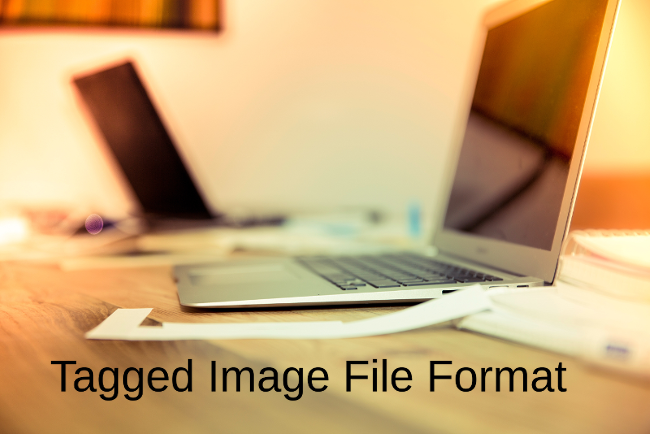
%> input picture emily.tiff.tiff, 650 x 434 px
$ octave WeekFive.m   (GNU Octave 9; MATLAB toolbox functions it lacks are replaced by stand-ins)
%> lines starting %> are read from the running program, lines starting %| are printed output that depends on the picture
%%%%%%%%%%% WEEK 5 %%%%%%%%%%%%%%%%

%import the image

A = imread('emily.tiff.tiff');

% my tiff image from the internet gave me 4 images, I'll convert A so it
% only gives me the first one (i.e I want the first matrix)

A = A(:,:,1);
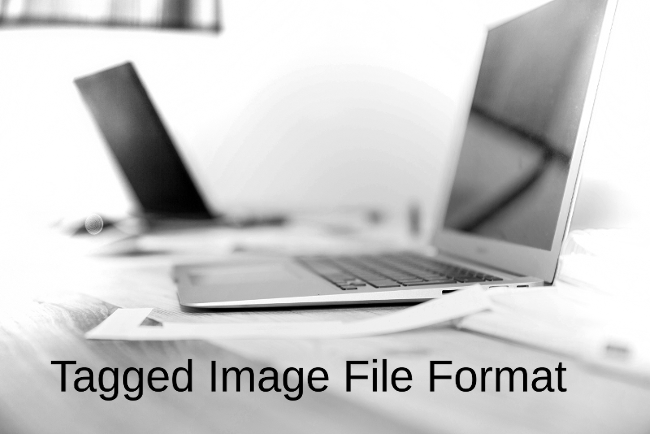
%> A: size 434x650 uint8; min 0, max 255, mean 202

%convert the entries to a more usual form

A = single(A);
%> A: size 434x650 single

%set the color map so we have a gradual set of possibilities of intensity

co=[0:255]/256; colormap([co;co;co]');

%display the image

image(A);

%%%%%Averaging%%%%%

% construct the required 3x3 array

F=(1/9).*ones(3,3);

% now we convolve the image with the filter
figure; colormap([co;co;co]');
averagedA = conv2(A,F);
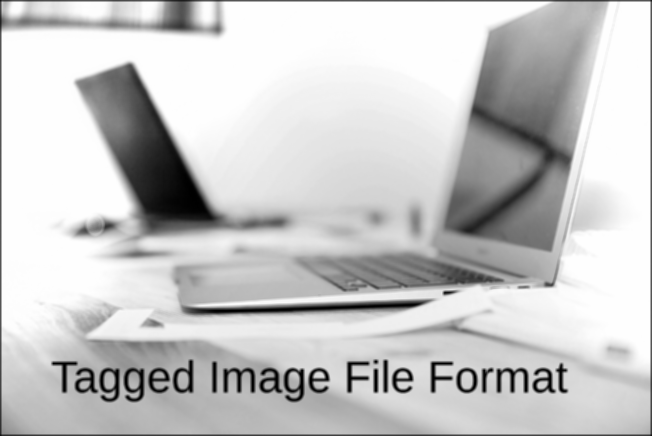
%> averagedA: size 436x652 single; min 0, max 255, mean 200.5
image(averagedA);

%how about if we average with a larger array?

F2=(1/225).*(ones(15,15));

figure; colormap([co;co;co;]');
averagedA2 = conv2(A,F2);
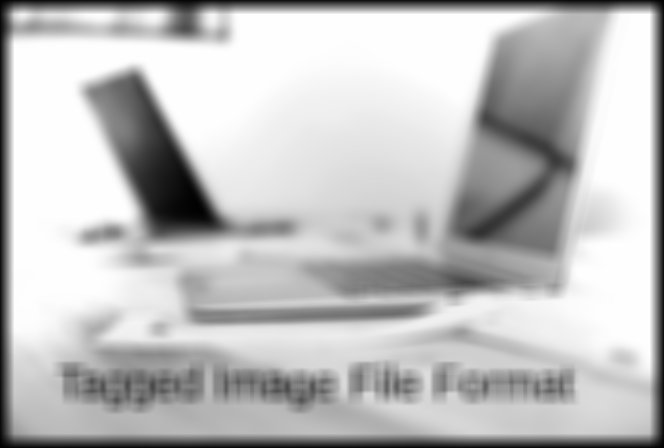
%> averagedA2: size 448x664 single; min 0.609, max 255, mean 191.6
image(averagedA2);


%%% Playing around with noise %%%%

% make a noisy version of the original image

noisyA = A.*(1.2*rand(size(A)));
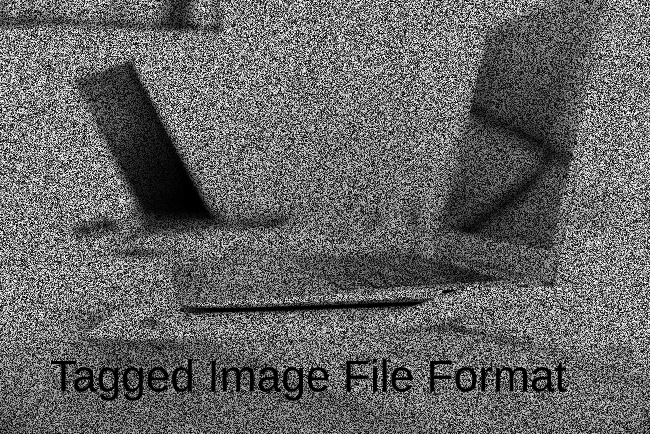
%> noisyA: size 434x650 single; min 0, max 306, mean 121.1; drawn with min black and max white
figure; colormap([co;co;co;]');
image(noisyA);

% apply the filters from the first part

noisysmallsmooth = conv2(noisyA,F);
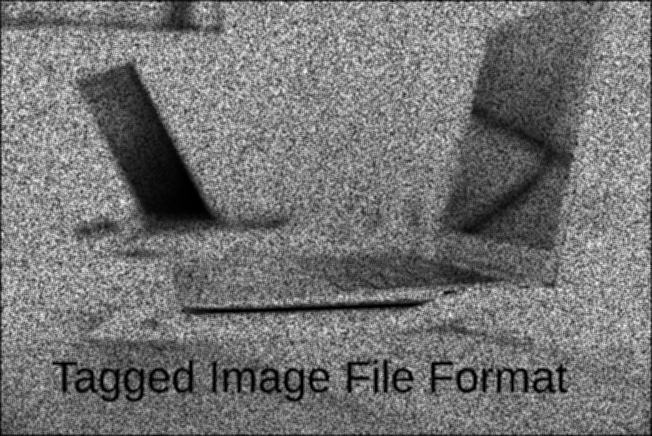
%> noisysmallsmooth: size 436x652 single; min 0, max 264.8, mean 120.2; drawn with min black and max white
figure; colormap([co;co;co;]');
image(noisysmallsmooth);

noisylargesmooth = conv2(noisyA,F2);
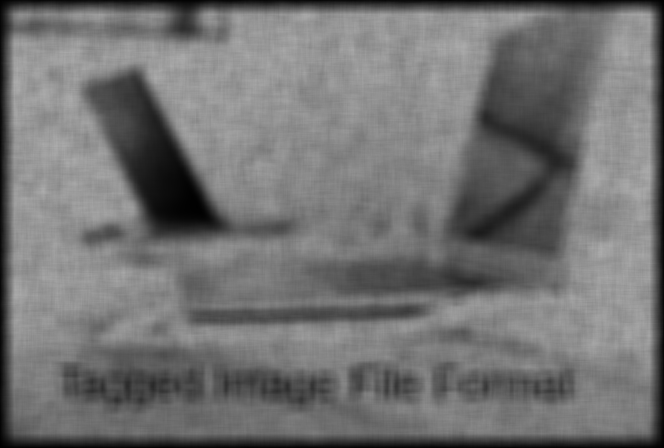
%> noisylargesmooth: size 448x664 single; min 0.0805, max 172.2, mean 114.9
figure; colormap([co;co;co;]');
image(noisylargesmooth);

%%interlude - making a gaussian mask%%
gauss = zeros(45,45);
for i = 1:1:45
for j = 1:1:45
gauss(i,j) = exp(-((i-23)^2 + (j-23)^2)/37);
end
end
gauss = gauss/sum(gauss(:));
meanx=0;meany=0;ssq=0;
for i=1:45,for j=1:45,
ssq=ssq+(i^2+j^2)*gauss(i,j);
meany=meany+(j*gauss(i,j));meanx=meanx+(i*gauss(i,j));
5;
end;end
varGauss=ssq-meanx^2-meany^2;


noisygausssmooth = conv2(noisyA,gauss);
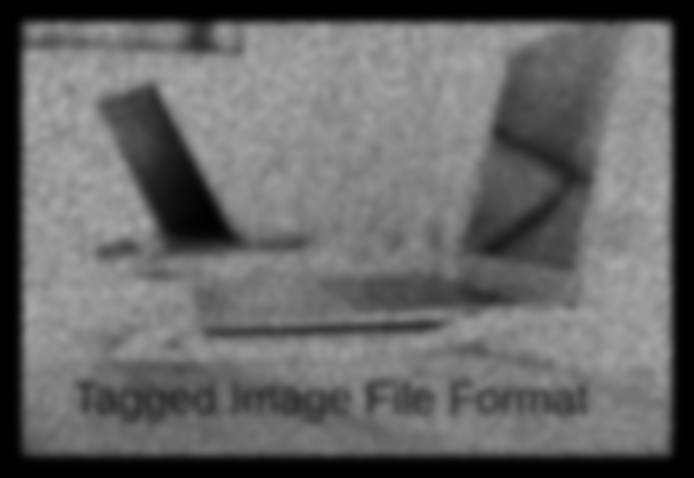
%> noisygausssmooth: size 478x694 single; min 6.77e-13, max 170.2, mean 103
figure; colormap([co;co;co;]');
image(noisygausssmooth);
